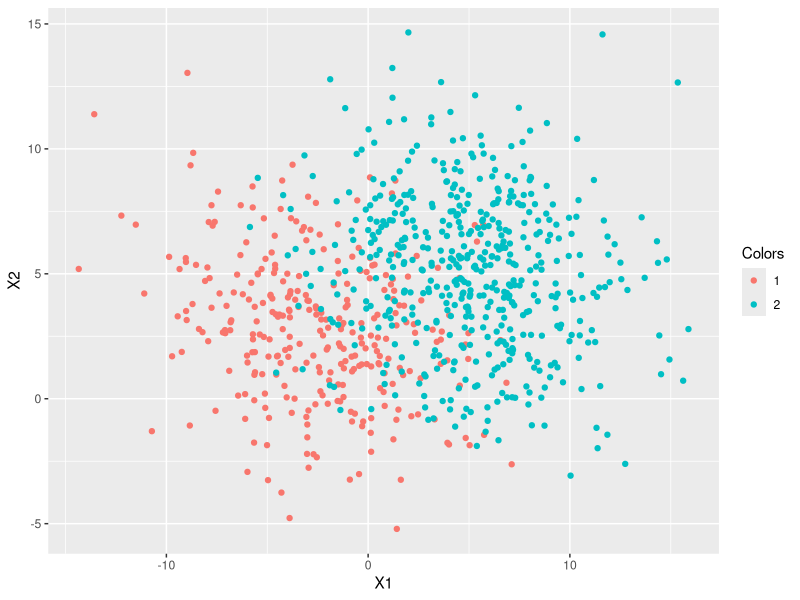
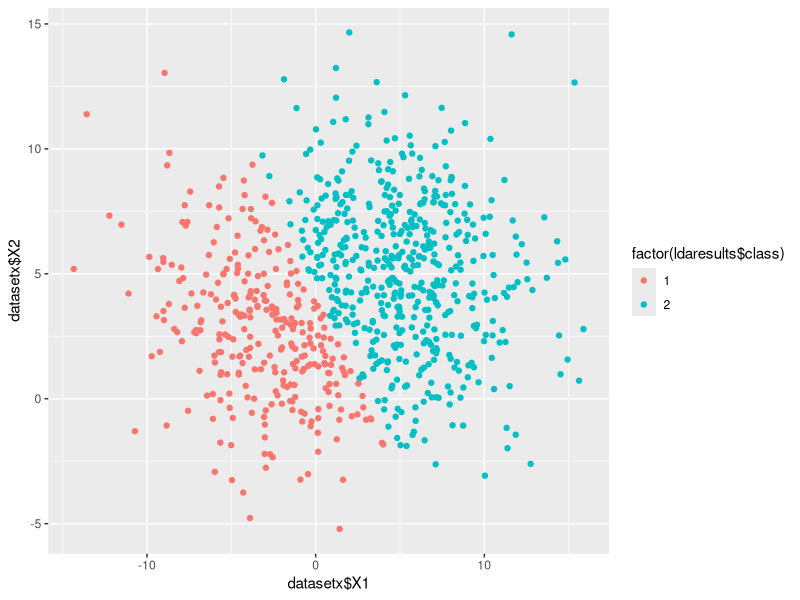
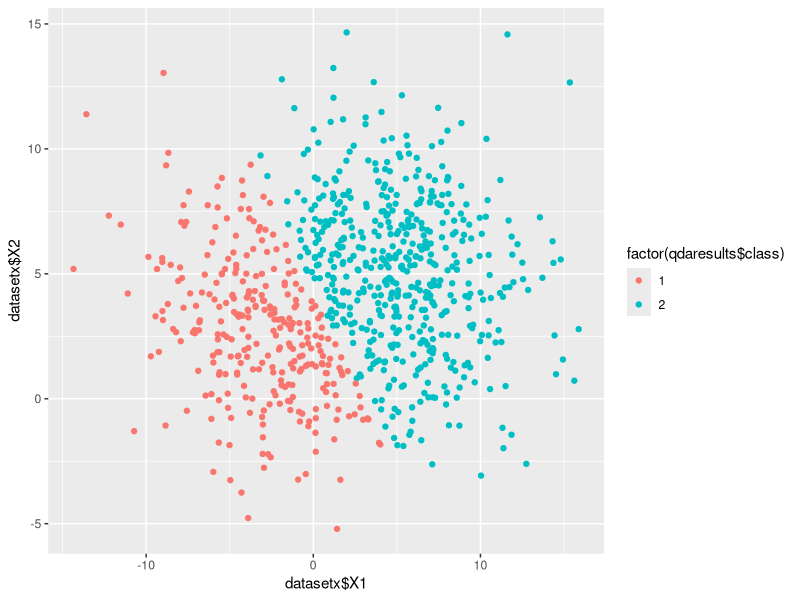

Write R code to recreate these figures, in order.
rm(list=ls())
#install.packages('MASS')
set.seed(123)
library(mvtnorm)
library(ggplot2)
library(MASS)

#Exercise 1a
# initial parameters and data generation

mu1 <- c(-3,3)
mu2<- c(5,5)
cov.ma<- matrix(c(16,-2,-2,9),2,2, byrow = T)
n1<- 300
n2<- 500
N<- n1+n2

# function to generate data
sample.func<- function(mean1, mean2, sigma1, sigma2, n1,n2){
  Class<- c(rep(1,n1), rep(2,n2))
  x1<- rmvnorm(mean = mu1, n= n1, sigma = cov.ma)
  x2<- rmvnorm(n=n2, mean = mu2, sigma = cov.ma)
  X<- rbind(x1,x2)
  df<- data.frame(Class, X)
  
  return(df)
}
#### generated data set and plot####
datasetx<- sample.func(mu1,mu2,sigma, sigma, n1,n2)
# plot of initial data set
#palette(c(rgb(0,0,1,0.5),rgb(1,0,0,0.5)))
colorss<- c('1'= 'Red', '2'= 'Blue')
ggplot(data= datasetx) + 
  geom_point(aes(x= datasetx$X1, y= datasetx$X2, color= factor(Class))) +
  #scale_color_manual(values=colorss) +
  labs(x= 'X1', y='X2', col= 'Colors')


datasetx$Class
# exercise 1b
# fitting lda and getting corrsponding outputs and predictions
fit.lda<- lda(Class~X1+X2, data =datasetx )
fit.lda
ldaresults<- predict(fit.lda, data= datasetx) 
ldaresults
# ploting the fitted lda data
ggplot(data= datasetx) + 
  geom_point(aes(x= datasetx$X1, y= datasetx$X2, color= factor(ldaresults$class))) 
  #scale_color_manual(values=colorss) +
  #labs(x= 'X1', y='X2', col= 'Colors')


# what actually predict function does?
ldaresults
#### fitting qda and getting corrsponding outputs and predictions####
qda.fit<- qda(Class~ X1+X2, data = datasetx)
qda.fit
qdaresults<- predict(qda.fit, data= datasetx)
# ploting qda
ggplot(data= datasetx) + 
geom_point(aes(x= datasetx$X1, y= datasetx$X2, color= factor(qdaresults$class))) 
#scale_color_manual(values=colorss) +
#labs(x= 'X1', y='X2', col= 'Colors')
#### results for Mean training error ####
true.class<- datasetx$Class
ldapred.class<- ldaresults$class
qdapred.class<- qdaresults$class
total.results<- data.frame(true.class, ldapred.class, qdapred.class, datasetx$X1, datasetx$X2)
colnames(total.results)<- c('True.class', 'LDA.Pred', 'QDA.Pred', 'X1', 'X2')
#function for training MSE
faslyclasified.in.percent<- function(object, prediction){
  train.MSE<- mean(object[,prediction]!= object[,'True.class'])
  return(train.MSE)
}
mean(total.results[,'LDA.Pred']!= total.results[,'True.class'])

faslyclasified.in.percent(total.results, 'LDA.Pred')

faslyclasified.in.percent(total.results, 'QDA.Pred')

#### Exercise 2a####
num.sim<- 100
lda.res100<- c()
qda.res100<- c()
for (i in 1:num.sim){
  samape<- sample.func(mean1, mean2, sigm1, sigma2, n1, n2)
  # for LDA
  ldafit<- lda(Class~X1+X2, data = samape)
  ldapre<- predict(ldafit, samape)
  ldamse<- mean(ldapre$class!=samape$Class)
  lda.res100<- c(lda.res100, ldamse)
  #For QDA
  qdafit<- qda(Class~X1+X2, data = samape)
  qdapre<- predict(qdafit, samape)
  qdamse<- mean(qdapre$class!=samape$Class)
  qda.res100<- c(qda.res100, qdamse)

  }
mean(lda.res100)
mean(qda.res100)
#### Excercise 2b####
#we can change covariance matrix so that QDA will perform better than lda
covar.mat2<- matrix()

